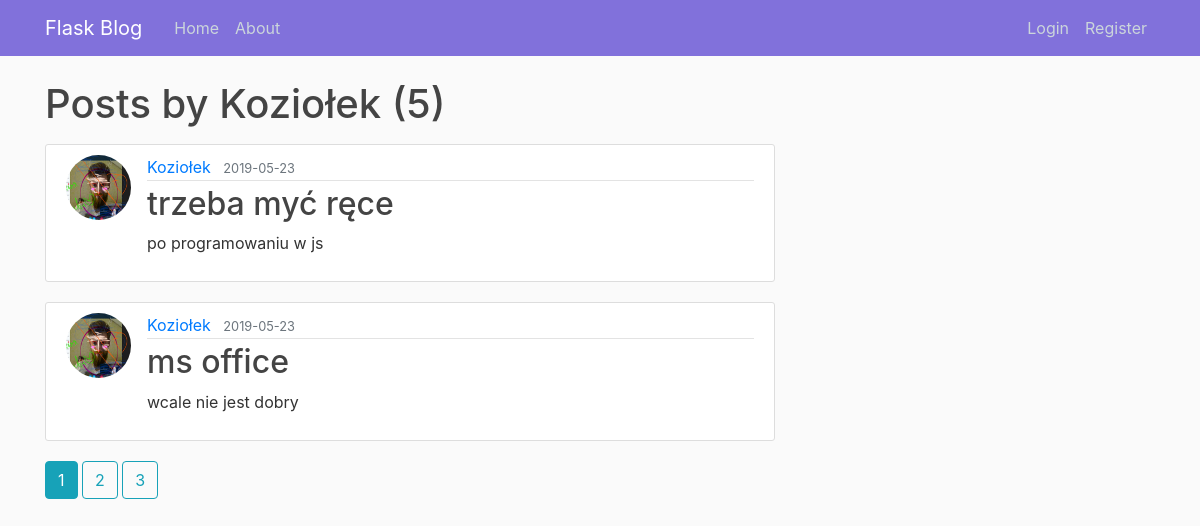
The page /user/Koziołek on the database its author committed.
### flaskblog/models.py (models this page shows, shortened)
class User(db.Model, UserMixin):
    id = db.Column(db.Integer, primary_key=True)
    username = db.Column(db.String(20), unique=True, nullable=False)
    email = db.Column(db.String(120), unique=True, nullable=False)
    img_file = db.Column(db.String(20), nullable=False, default='default.jpg')
    password = db.Column(db.String(60), nullable=False)
    posts = db.relationship('Post', backref='author', lazy=True)

class Post(db.Model):
    id = db.Column(db.Integer, primary_key=True)
    title = db.Column(db.String(100), nullable=False)
    date_posted = db.Column(db.DateTime, nullable=False, default=datetime.utcnow)
    content = db.Column(db.Text, nullable=False)
    user_id = db.Column(db.Integer, db.ForeignKey('user.id'), nullable=False)

### flaskblog/routes.py (the view)
@app.route("/user/<string:username>")
def user_posts(username):
    page = request.args.get('page', 1, type=int)
    user = User.query.filter_by(username=username).first_or_404()
    posts = Post.query.filter_by(author=user).order_by(
        Post.date_posted.desc()).paginate(page=page, per_page=2)
    return render_template('user_posts.html', posts=posts, user=user)

### flaskblog/templates/user_posts.html
{% extends "layout.html" %}
{% block content %}
    <h1 class="mb-3">Posts by {{ user.username }} ({{ posts.total }})</h1>
    {% for post in posts.items %}
    <article class="media content-section">
        <img class="rounded-circle article-img" src="{{ url_for('static', filename='profile_pics/' + post.author.img_file) }}">
        <div class="media-body">
            <div class="article-metadata">
                <a class="mr-2" href="{{ url_for('user_posts', username=post.author.username) }}">{{ post.author.username }}</a>
                <small class="text-muted">{{ post.date_posted.strftime('%Y-%m-%d') }}</small>
            </div>
            <h2><a class="article-title" href="{{ url_for('post', post_id=post.id) }}">{{ post.title }}</a></h2>
            <p class="article-content">{{ post.content }}</p>
        </div>
    </article>
    {% endfor%}
    {% for page_num in posts.iter_pages(left_edge=1, right_edge=1, left_current=1, right_current=2) %}
        {% if page_num %}
            {% if posts.page == page_num %}
                <a class="btn btn-info mb-4"href="{{ url_for('user_posts', username=user.username, page=page_num) }}">{{ page_num }}</a>
            {% else %}
                <a class="btn btn-outline-info mb-4"href="{{ url_for('user_posts', username=user.username, page=page_num) }}">{{ page_num }}</a>
            {% endif %}
        {% else %}
            ...
        {% endif %}
    {% endfor%}
{% endblock content %}

### flaskblog/static/main.css (style rules this page uses)
body { background: #fafafa; color: #333333; margin-top: 5rem; }
h1, h2, h3, h4, h5, h6 { color: #444444; }
.content-section { background: #ffffff; padding: 10px 20px; border: 1px solid #dddddd; border-radius: 3px; margin-bottom: 20px; }
.article-title { color: #444444; }
.article-content { white-space: pre-line; }
.article-img { height: 65px; width: 65px; margin-right: 16px; }
.article-metadata { padding-bottom: 1px; margin-bottom: 4px; border-bottom: 1px solid #e3e3e3 }

### rows shown on the page
User: username "Koziołek"
Post: img_file (picture), author.username "Koziołek", date_posted "2019-05-23", title "trzeba myć ręce", content "po programowaniu w js"
Post: img_file (picture), author.username "Koziołek", date_posted "2019-05-23", title "ms office", content "wcale nie jest dobry"

### other values the page prints
{{ posts.total }} "5"
{{ page_num }} "1"
{{ page_num }} "2" "3"
